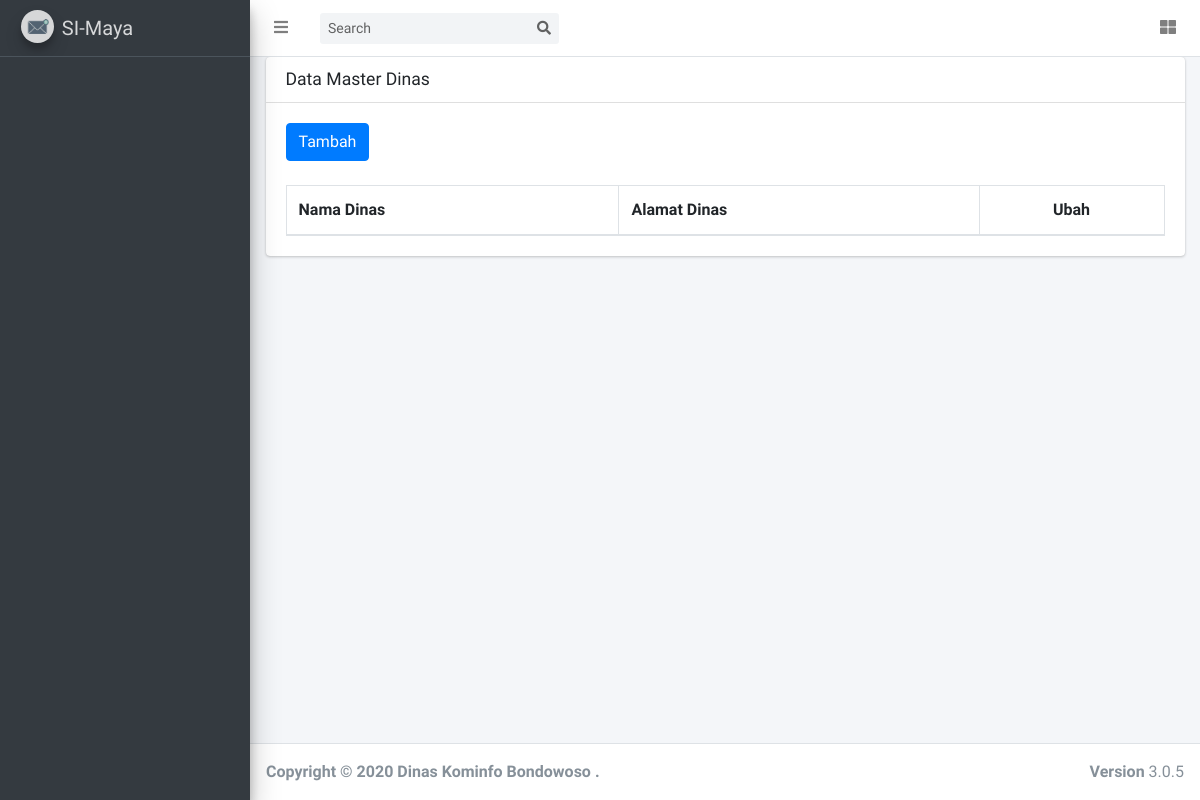
Page /index.php/dinas on the earlier database version.
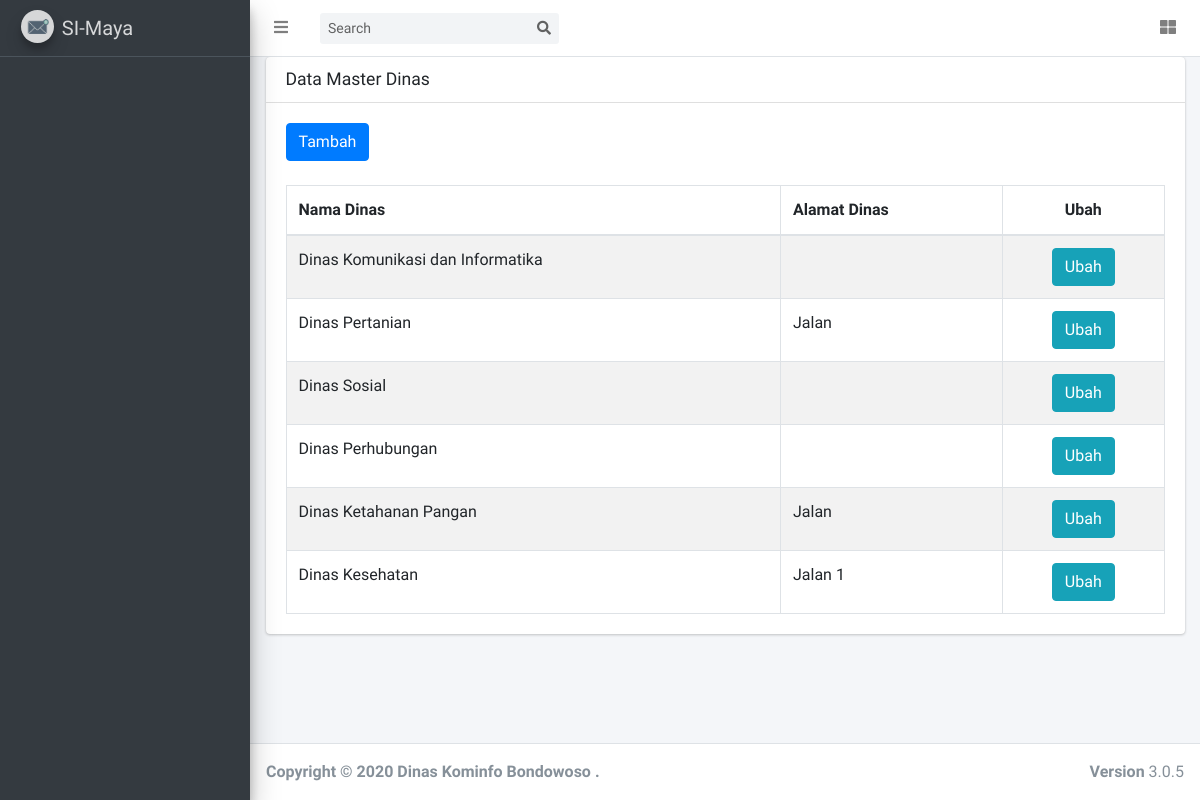
Same page on the later database version.
### tables this page shows
CREATE TABLE `tbl_dinas` (
  `id_dinas` int(11) NOT NULL,
  `nama_dinas` varchar(50) NOT NULL,
  `alamat_dinas` varchar(120) NOT NULL
);

### application/controllers/Dinas.php (called while the page is built, shortened)
<?php
class Dinas extends CI_Controller {
	function __construct(){
        $this->load->model('main');
        $this->load->library('session');
    }
	public function index()
	{
		$id_role 				= $this->session->userdata('id_role');
		$data['menu'] 			= $this->main->get_menu_selected($id_role);
        $data['dinas'] 			= $this->main->get_data('tbl_dinas');
		$this->load->view('dinas',$data);
	}
}

### index.php (called while the page is built, shortened)
<?php
require_once BASEPATH.'core/CodeIgniter.php';

### application/models/main.php (called while the page is built, shortened)
<?php
class main extends CI_MODEL{
    function get_data($table){
        $query = $this->db->get($table);
        return $query->result();
    }
    function get_menu_selected($role_id){
        $this->db->select('*')
        ->from('tbl_user_access')
        ->join('tbl_sub_menu','tbl_user_access.id_sub_menu = tbl_sub_menu.id_sub_menu')
        ->join('tbl_menu','tbl_menu.id_menu = tbl_sub_menu.id_menu')
        ->where('tbl_user_access.id_role =',$role_id )
        ->group_by('tbl_menu.id_menu');
        $query = $this->db->get();
        return $query->result();
    }
}
?>

### application/views/dinas.php (the view, shortened to what this page needs)
<!DOCTYPE html>
<html lang="en">
<head>
</head>
<body class="hold-transition sidebar-mini layout-fixed layout-navbar-fixed layout-footer-fixed">
<div class="wrapper">
  <div class="content-wrapper">
    <section class="content">
      <div class="container-fluid">
        <div class="card">
          <div class="card-header">
            <h3 class="card-title">Data Master Dinas</h3>
          </div>
          <div class="card-body">
            <table id="example1" class="table table-bordered table-striped">
              <button type="button" class="btn btn-primary" onclick="window.location.href='<?= site_url();?>/Dinas/add_data';">Tambah</button>
              <br>
                <br>
              <thead>
              <tr>
                <th>Nama Dinas</th>
                <th>Alamat Dinas</th>
                <th style="text-align:center;">Ubah</th>
              </tr>
              </thead>
              <tbody>
                <?php foreach($dinas as $row_dinas){?>
                    <tr>
                        <td><?= $row_dinas->nama_dinas;?></td>
                        <td><?= $row_dinas->alamat_dinas;?></td>
                        <td style="text-align:center;"><a style="color:white;" type="button" href="<?= site_url('Dinas/edit_data/').$row_dinas->id_dinas ;?>" class="btn btn-info" > Ubah</a</td>
                    </tr>
                <?php } ?>
              </tbody>
            </table>
          </div>
      </div>
    </section>
  </div>
</body>
</html>

Differences in the rows shown:
added tbl_dinas: nama_dinas "Dinas Komunikasi dan Informatika"
added tbl_dinas: nama_dinas "Dinas Pertanian", alamat_dinas "Jalan"
added tbl_dinas: nama_dinas "Dinas Sosial"
added tbl_dinas: nama_dinas "Dinas Perhubungan"
added tbl_dinas: nama_dinas "Dinas Ketahanan Pangan", alamat_dinas "Jalan"
added tbl_dinas: nama_dinas "Dinas Kesehatan", alamat_dinas "Jalan 1"
